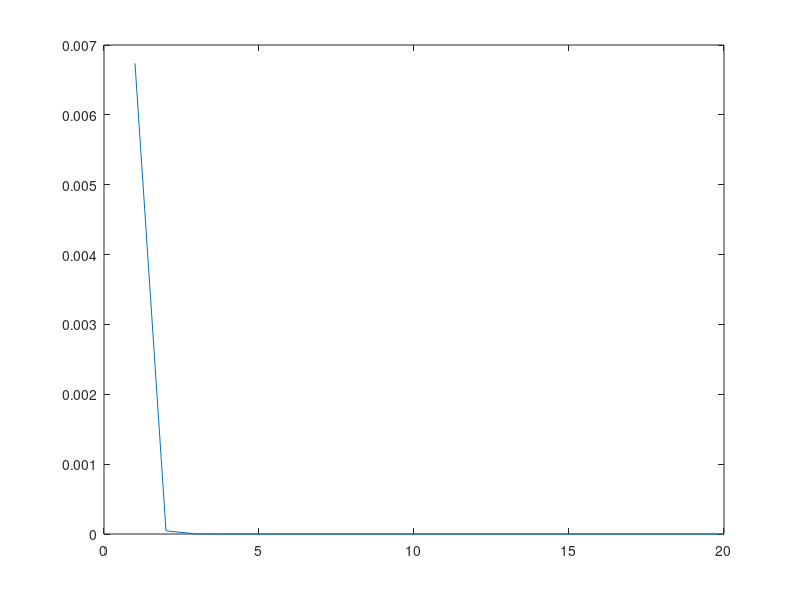

This chart was generated by the following MATLAB code:
% for t=1:1:20
%     x=exp(-5*t)
% end

t = 1:1:20;
for i=1:length(t)
    x(i) = exp(-5*t(i))
end

plot(t,x)



